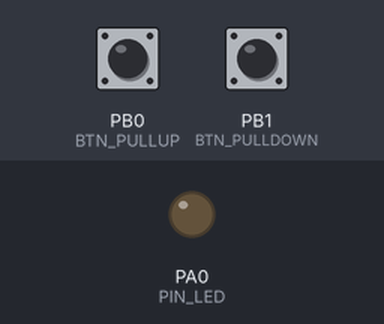
Bench run of a program on a simulated STM32 Blue Pill. On the bench: output pins drawn as LEDs (lit = HIGH). The inputs (shaded band) are chosen by the test bench; at power-on: PB0 (BTN_PULLUP) HIGH, PB1 (BTN_PULLDOWN) LOW. What the program prints to the serial monitor is not drawn.

Above: at 2.2 s.
2.3 s: PB0 (BTN_PULLUP) pulled LOW for 0.15 s
At 2.8 s:
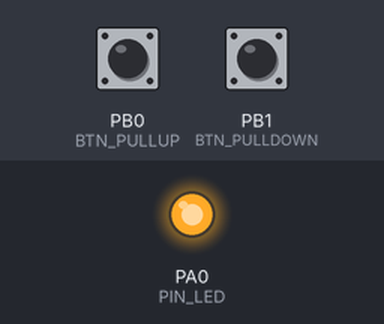
3.9 s: PB1 (BTN_PULLDOWN) pulled HIGH for 0.15 s
At 5.1 s:
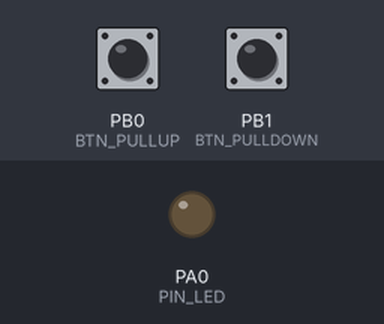
5.5 s: PB1 (BTN_PULLDOWN) pulled HIGH for 1 s
At 6.5 s:
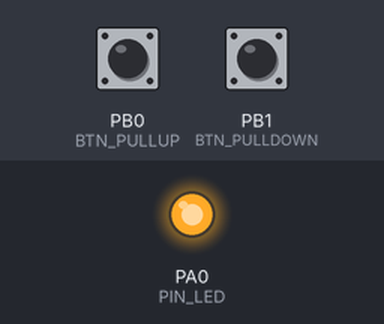
8.0 s: PB0 (BTN_PULLUP) pulled LOW for 1 s
At 8.3 s:
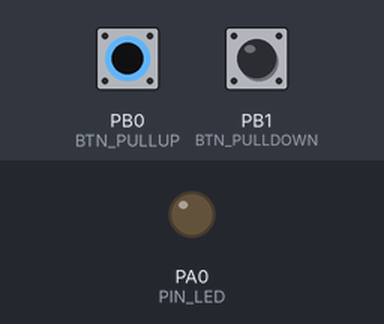
10.5 s: PB0 (BTN_PULLUP) pulled LOW for 3.2 s
At 11.5 s:
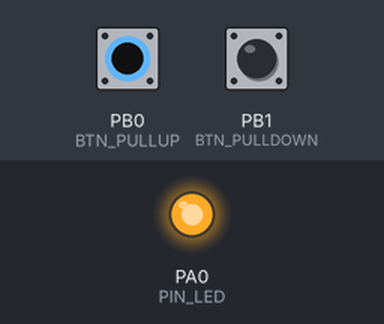
15.2 s: PB1 (BTN_PULLDOWN) pulled HIGH for 3.2 s
At 16.3 s:
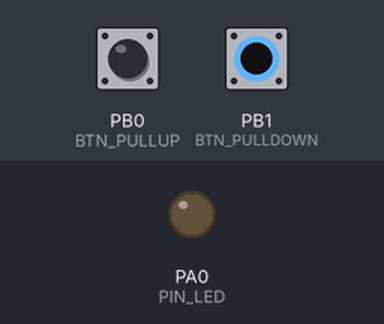
Timing chart, 0 to 18.2 s (numbered marks = the images above; inputs shaded):
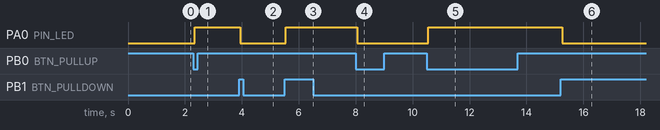

The program:

main.cpp
```cpp
/**
 * @file main.cpp
 * @brief Button Debounce dengan State Machine - Pull-Up & Pull-Down
 *
 * Bahan: 2 Push Button, 1 LED, Resistor 10kΩ (pull-down)
 *
 * Cara kerja:
 * - BTN1 (PB0): Pull-Up   → idle HIGH, ditekan LOW  → toggle LED
 * - BTN2 (PB1): Pull-Down → idle LOW,  ditekan HIGH → toggle LED
 * - Masing-masing tombol punya state machine sendiri untuk debounce
 * - Debounce 50ms non-blocking (millis)
 *
 * FSM per tombol:
 *   IDLE → DEBOUNCE_PRESS → PRESSED → DEBOUNCE_RELEASE → IDLE
 */

#include <Arduino.h>

// ==================== PIN KONFIGURASI ====================
#define BTN_PULLUP    PB0   // Tombol pull-up  (active LOW)
#define BTN_PULLDOWN  PB1   // Tombol pull-down (active HIGH)
#define PIN_LED       PA0   // LED output

// ==================== DEBOUNCE CONFIG ====================
const unsigned long DEBOUNCE_MS = 50;

// ==================== STATE MACHINE ====================
enum BtnState {
    BTN_IDLE,
    BTN_DEBOUNCE_PRESS,
    BTN_PRESSED,
    BTN_DEBOUNCE_RELEASE
};

const char* stateNames[] = {
    "IDLE", "DEB_PRESS", "PRESSED", "DEB_RELEASE"
};

// Struct untuk data tiap tombol
struct ButtonFSM {
    uint8_t pin;
    bool activeLow;          // true = pull-up (active LOW), false = pull-down (active HIGH)
    const char* label;
    BtnState state;
    unsigned long debStart;
};

// Dua instance FSM
ButtonFSM btnPU = { BTN_PULLUP,   true,  "PullUp  (PB0)", BTN_IDLE, 0 };
ButtonFSM btnPD = { BTN_PULLDOWN, false, "PullDown(PB1)", BTN_IDLE, 0 };

// ==================== VARIABEL ====================
bool ledState = false;
unsigned int pressCount = 0;

// ==================== FUNGSI ====================
bool isPressed(ButtonFSM &b) {
    // Pull-up: ditekan = LOW | Pull-down: ditekan = HIGH
    int val = digitalRead(b.pin);
    return b.activeLow ? (val == LOW) : (val == HIGH);
}

void toggleLed(const char* source) {
    ledState = !ledState;
    digitalWrite(PIN_LED, ledState);
    pressCount++;
    Serial.print("  >> LED ");
    Serial.print(ledState ? "ON " : "OFF");
    Serial.print("  oleh ");
    Serial.print(source);
    Serial.print("  (total: ");
    Serial.print(pressCount);
    Serial.println(")");
}

void processButton(ButtonFSM &b) {
    bool pressed = isPressed(b);

    BtnState prev = b.state;

    switch (b.state) {

        case BTN_IDLE:
            if (pressed) {
                b.debStart = millis();
                b.state = BTN_DEBOUNCE_PRESS;
            }
            break;

        case BTN_DEBOUNCE_PRESS:
            if (!pressed) {
                b.state = BTN_IDLE;          // bounce
            } else if (millis() - b.debStart >= DEBOUNCE_MS) {
                b.state = BTN_PRESSED;
                toggleLed(b.label);          // confirmed press → toggle LED
            }
            break;

        case BTN_PRESSED:
            if (!pressed) {
                b.debStart = millis();
                b.state = BTN_DEBOUNCE_RELEASE;
            }
            break;

        case BTN_DEBOUNCE_RELEASE:
            if (pressed) {
                b.state = BTN_PRESSED;       // bounce
            } else if (millis() - b.debStart >= DEBOUNCE_MS) {
                b.state = BTN_IDLE;          // confirmed release
            }
            break;
    }

    // Print transisi state jika berubah
    if (b.state != prev) {
        Serial.print("  [");
        Serial.print(b.label);
        Serial.print("] ");
        Serial.print(stateNames[prev]);
        Serial.print(" -> ");
        Serial.println(stateNames[b.state]);
    }
}

// ==================== SETUP ====================
void setup() {
    Serial.begin(115200);
    delay(1000);

    Serial.println("\n============================================");
    Serial.println("  Button Debounce State Machine");
    Serial.println("  Pull-Up & Pull-Down Demo");
    Serial.println("============================================");
    Serial.println("  BTN1 (PB0) : INPUT_PULLUP   → active LOW");
    Serial.println("  BTN2 (PB1) : INPUT (pull-down eksternal) → active HIGH");
    Serial.println("  LED  (PA0) : Toggle setiap press");
    Serial.print("  Debounce   : ");
    Serial.print(DEBOUNCE_MS);
    Serial.println(" ms");
    Serial.println("============================================\n");

    // Pull-up: pakai internal pull-up
    pinMode(BTN_PULLUP, INPUT_PULLUP);

    // Pull-down: pakai resistor eksternal 10kΩ ke GND
    pinMode(BTN_PULLDOWN, INPUT);

    pinMode(PIN_LED, OUTPUT);
    digitalWrite(PIN_LED, LOW);

    Serial.println(">> Tekan salah satu tombol untuk toggle LED...\n");
}

// ==================== LOOP ====================
void loop() {
    processButton(btnPU);   // Proses tombol pull-up
    processButton(btnPD);   // Proses tombol pull-down
}

/**
 * WIRING:
 *
 * BTN1 - Pull-Up (internal):
 *   PB0 ── Push Button ── GND
 *   (internal pull-up aktif, idle = HIGH, ditekan = LOW)
 *
 * BTN2 - Pull-Down (eksternal):
 *   PB1 ── Push Button ── 3.3V
 *   PB1 ── Resistor 10kΩ ── GND
 *   (resistor pull-down, idle = LOW, ditekan = HIGH)
 *
 * LED:
 *   PA0 → Resistor 220Ω → LED → GND
 *
 * SKEMA:
 *
 *   Pull-Up (BTN1):          Pull-Down (BTN2):
 *
 *     3.3V                     3.3V
 *      │                        │
 *     [R] internal             [BTN]
 *      │                        │
 *     PB0───[BTN]──GND        PB1───[10kΩ]──GND
 *
 *   idle=HIGH, press=LOW      idle=LOW, press=HIGH
 */
```

Measured:
- after the input at 2.3 s, PA0 (PIN_LED): LOW → HIGH after 0.05 s
- after the input at 3.9 s, PA0 (PIN_LED): HIGH → LOW after 0.05 s
- after the input at 5.5 s, PA0 (PIN_LED): LOW → HIGH after 0.05 s
- after the input at 8.0 s, PA0 (PIN_LED): HIGH → LOW after 0.05 s
- after the input at 10.5 s, PA0 (PIN_LED): LOW → HIGH after 0.05 s
- after the input at 15.2 s, PA0 (PIN_LED): HIGH → LOW after 0.05 s
